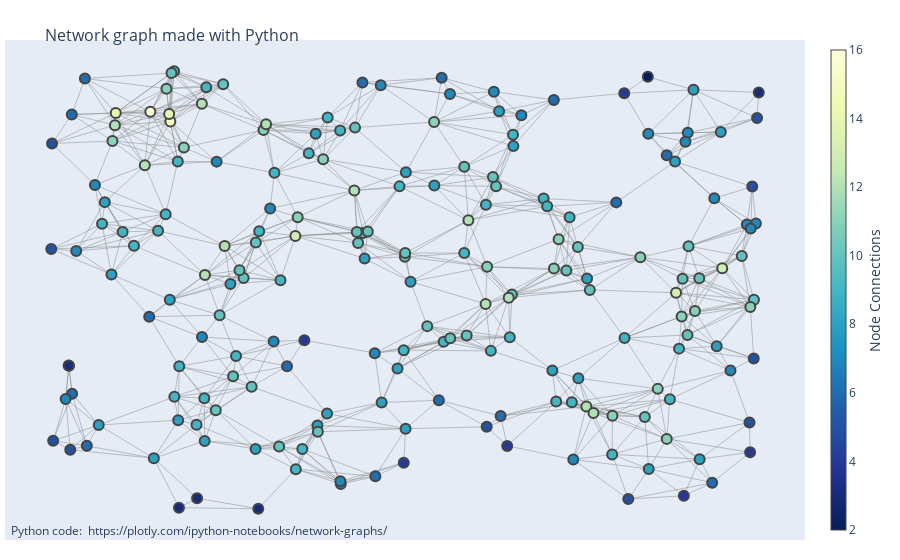

The code cell stored with this chart in its notebook:
### Code cell
fig = go.Figure(data=[edge_trace, node_trace],
             layout=go.Layout(
                title='<br>Network graph made with Python',
                titlefont_size=16,
                showlegend=False,
                hovermode='closest',
                margin=dict(b=20,l=5,r=5,t=40),
                annotations=[ dict(
                    text="Python code: <a href='https://plotly.com/ipython-notebooks/network-graphs/'> https://plotly.com/ipython-notebooks/network-graphs/</a>",
                    showarrow=False,
                    xref="paper", yref="paper",
                    x=0.005, y=-0.002 ) ],
                xaxis=dict(showgrid=False, zeroline=False, showticklabels=False),
                yaxis=dict(showgrid=False, zeroline=False, showticklabels=False))
                )
fig.show()

### Figure 1 — Plotly figure (JSON) as saved in the notebook; plotly's stock layout.template omitted (floating-point values rounded to 4 significant figures; data arrays with more than 128 entries replaced by an {"elided": "..."} marker saying what was removed)
{"data": [{"hoverinfo": "none", "line": {"color": "#888", "width": 0.5}, "mode": "lines", "type": "scatter", "x": {"elided": "2559 float values"}, "y": {"elided": "2559 float values"}}, {"hoverinfo": "text", "marker": {"color": {"elided": "200 int values"}, "colorbar": {"thickness": 15, "title": {"side": "right", "text": "Node Connections"}, "xanchor": "left"}, "colorscale": [[0, "rgb(255,255,217)"], [0.125, "rgb(237,248,177)"], [0.25, "rgb(199,233,180)"], [0.375, "rgb(127,205,187)"], [0.5, "rgb(65,182,196)"], [0.625, "rgb(29,145,192)"], [0.75, "rgb(34,94,168)"], [0.875, "rgb(37,52,148)"], [1, "rgb(8,29,88)"]], "line": {"width": 2}, "reversescale": true, "showscale": true, "size": 10}, "mode": "markers", "text": {"elided": "200 str values"}, "type": "scatter", "x": {"elided": "200 float values"}, "y": {"elided": "200 float values"}}], "layout": {"annotations": [{"showarrow": false, "text": "Python code: <a href='https://plotly.com/ipython-notebooks/network-graphs/'> https://plotly.com/ipython-notebooks/network-graphs/</a>", "x": 0.005, "xref": "paper", "y": -0.002, "yref": "paper"}], "hovermode": "closest", "margin": {"b": 20, "l": 5, "r": 5, "t": 40}, "showlegend": false, "title": {"font": {"size": 16}, "text": "<br>Network graph made with Python"}, "xaxis": {"showgrid": false, "showticklabels": false, "zeroline": false}, "yaxis": {"showgrid": false, "showticklabels": false, "zeroline": false}}}
